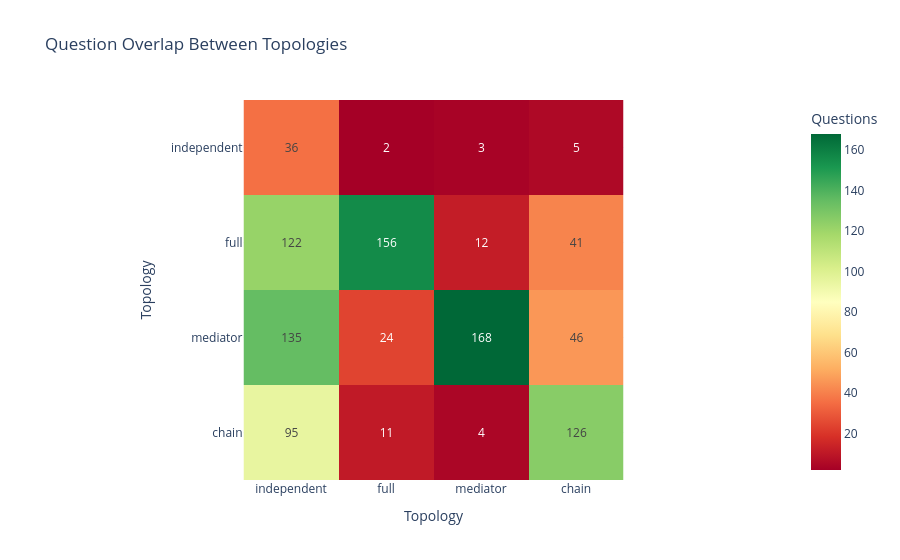

Source (notebook cell):
### Markdown cell above
---
### 6. Per-Question Error Analysis

Which questions were hardest? Did certain topologies rescue questions that others got wrong?

**How to read:** 
* Diagonal = total questions solved. 
* Off-diagonal = questions solved by row but NOT column.

### Code cell
q_pivot = q_level.pivot_table(index="question_idx", columns="topology", values="correct", aggfunc="first").fillna(0)

topos = [t for t in ["independent", "full", "mediator", "chain"] if t in q_pivot.columns]
solved_by = {t: set(q_pivot[q_pivot[t] == 1].index) for t in topos}

overlap_data = []
for t1 in topos:
    for t2 in topos:
        if t1 == t2:
            overlap_data.append({"from": t1, "to": t2, "value": len(solved_by[t1])})
        else:
            overlap_data.append({"from": t1, "to": t2, "value": len(solved_by[t1] - solved_by[t2])})

overlap_df = pd.DataFrame(overlap_data).pivot(index="from", columns="to", values="value")
overlap_df = overlap_df.loc[topos, topos]

fig = px.imshow(
    overlap_df,
    text_auto=True,
    color_continuous_scale="RdYlGn",
    title="Question Overlap Between Topologies",
    labels=dict(x="Topology", y="Topology", color="Questions"),
)

fig.show()
fig.write_image("figures/question_overlap.png", scale=3)

### Figure 1 — Plotly figure (JSON) as saved in the notebook; plotly's stock layout.template omitted (floating-point values rounded to 4 significant figures)
{"data": [{"coloraxis": "coloraxis", "hovertemplate": "Topology: %{x}<br>Topology: %{y}<br>Questions: %{z}<extra></extra>", "name": "0", "texttemplate": "%{z}", "type": "heatmap", "x": ["independent", "full", "mediator", "chain"], "xaxis": "x", "y": ["independent", "full", "mediator", "chain"], "yaxis": "y", "z": [[36, 2, 3, 5], [122, 156, 12, 41], [135, 24, 168, 46], [95, 11, 4, 126]]}], "layout": {"coloraxis": {"colorbar": {"title": {"text": "Questions"}}, "colorscale": [[0, "rgb(165,0,38)"], [0.1, "rgb(215,48,39)"], [0.2, "rgb(244,109,67)"], [0.3, "rgb(253,174,97)"], [0.4, "rgb(254,224,139)"], [0.5, "rgb(255,255,191)"], [0.6, "rgb(217,239,139)"], [0.7, "rgb(166,217,106)"], [0.8, "rgb(102,189,99)"], [0.9, "rgb(26,152,80)"], [1, "rgb(0,104,55)"]]}, "title": {"text": "Question Overlap Between Topologies"}, "xaxis": {"anchor": "y", "constrain": "domain", "domain": [0, 1], "scaleanchor": "y", "title": {"text": "Topology"}}, "yaxis": {"anchor": "x", "autorange": "reversed", "constrain": "domain", "domain": [0, 1], "title": {"text": "Topology"}}}}
